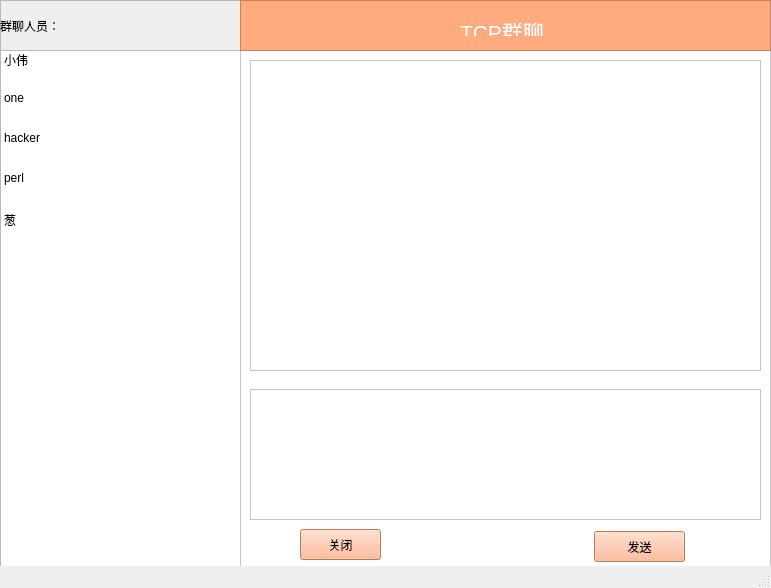
<?xml version="1.0" encoding="UTF-8"?>
<ui version="4.0">
 <class>MainWindow</class>
 <widget class="QMainWindow" name="MainWindow">
  <property name="geometry">
   <rect>
    <x>0</x>
    <y>0</y>
    <width>771</width>
    <height>588</height>
   </rect>
  </property>
  <property name="minimumSize">
   <size>
    <width>771</width>
    <height>585</height>
   </size>
  </property>
  <property name="maximumSize">
   <size>
    <width>771</width>
    <height>588</height>
   </size>
  </property>
  <property name="windowTitle">
   <string>QQ群聊</string>
  </property>
  <property name="windowIcon">
   <iconset>
    <normaloff>image/QQicon.ico</normaloff>image/QQicon.ico</iconset>
  </property>
  <property name="styleSheet">
   <string notr="true"/>
  </property>
  <widget class="QWidget" name="centralwidget">
   <widget class="QFrame" name="frame">
    <property name="geometry">
     <rect>
      <x>0</x>
      <y>0</y>
      <width>241</width>
      <height>571</height>
     </rect>
    </property>
    <property name="styleSheet">
     <string notr="true">background-image: url(:/chatbk/image/qqchatbk.jpg);</string>
    </property>
    <property name="frameShape">
     <enum>QFrame::StyledPanel</enum>
    </property>
    <property name="frameShadow">
     <enum>QFrame::Raised</enum>
    </property>
    <widget class="QListWidget" name="listWidget">
     <property name="geometry">
      <rect>
       <x>0</x>
       <y>50</y>
       <width>241</width>
       <height>521</height>
      </rect>
     </property>
     <property name="iconSize">
      <size>
       <width>40</width>
       <height>40</height>
      </size>
     </property>
     <property name="gridSize">
      <size>
       <width>40</width>
       <height>40</height>
      </size>
     </property>
     <item>
      <property name="text">
       <string>小伟</string>
      </property>
      <property name="icon">
       <iconset resource="frist.qrc">
        <normaloff>:/chatbk/image/chatbk.jpg</normaloff>:/chatbk/image/chatbk.jpg</iconset>
      </property>
     </item>
     <item>
      <property name="text">
       <string>one</string>
      </property>
      <property name="icon">
       <iconset>
        <normaloff>image/qqchat.jpg</normaloff>image/qqchat.jpg</iconset>
      </property>
     </item>
     <item>
      <property name="text">
       <string>hacker</string>
      </property>
      <property name="icon">
       <iconset>
        <normaloff>image/QQicon.ico</normaloff>image/QQicon.ico</iconset>
      </property>
     </item>
     <item>
      <property name="text">
       <string>perl</string>
      </property>
      <property name="icon">
       <iconset>
        <normaloff>image/QQicon.ico</normaloff>image/QQicon.ico</iconset>
      </property>
     </item>
     <item>
      <property name="text">
       <string>葱</string>
      </property>
      <property name="icon">
       <iconset>
        <normaloff>image/qqlogin.jpg</normaloff>image/qqlogin.jpg</iconset>
      </property>
     </item>
    </widget>
    <widget class="QLabel" name="label">
     <property name="geometry">
      <rect>
       <x>0</x>
       <y>10</y>
       <width>241</width>
       <height>31</height>
      </rect>
     </property>
     <property name="text">
      <string>群聊人员：</string>
     </property>
    </widget>
   </widget>
   <widget class="QFrame" name="frame_2">
    <property name="geometry">
     <rect>
      <x>240</x>
      <y>49</y>
      <width>531</width>
      <height>531</height>
     </rect>
    </property>
    <property name="styleSheet">
     <string notr="true">background-color: rgb(255, 255, 255);</string>
    </property>
    <property name="frameShape">
     <enum>QFrame::StyledPanel</enum>
    </property>
    <property name="frameShadow">
     <enum>QFrame::Raised</enum>
    </property>
    <widget class="QTextBrowser" name="textBrowser">
     <property name="geometry">
      <rect>
       <x>10</x>
       <y>11</y>
       <width>511</width>
       <height>311</height>
      </rect>
     </property>
    </widget>
    <widget class="QTextEdit" name="textEdit">
     <property name="geometry">
      <rect>
       <x>10</x>
       <y>340</y>
       <width>511</width>
       <height>131</height>
      </rect>
     </property>
    </widget>
    <widget class="QPushButton" name="pushButton">
     <property name="geometry">
      <rect>
       <x>354</x>
       <y>482</y>
       <width>91</width>
       <height>31</height>
      </rect>
     </property>
     <property name="styleSheet">
      <string notr="true">background-color: rgb(255, 170, 127);</string>
     </property>
     <property name="text">
      <string>发送</string>
     </property>
    </widget>
    <widget class="QPushButton" name="pushButton_2">
     <property name="geometry">
      <rect>
       <x>60</x>
       <y>480</y>
       <width>81</width>
       <height>31</height>
      </rect>
     </property>
     <property name="styleSheet">
      <string notr="true">background-color: rgb(255, 170, 127);</string>
     </property>
     <property name="text">
      <string>关闭</string>
     </property>
    </widget>
   </widget>
   <widget class="QFrame" name="frame_3">
    <property name="geometry">
     <rect>
      <x>240</x>
      <y>0</y>
      <width>531</width>
      <height>51</height>
     </rect>
    </property>
    <property name="styleSheet">
     <string notr="true">background-color: rgb(255, 170, 127);</string>
    </property>
    <property name="frameShape">
     <enum>QFrame::StyledPanel</enum>
    </property>
    <property name="frameShadow">
     <enum>QFrame::Raised</enum>
    </property>
    <widget class="QLabel" name="label_2">
     <property name="geometry">
      <rect>
       <x>220</x>
       <y>15</y>
       <width>101</width>
       <height>21</height>
      </rect>
     </property>
     <property name="styleSheet">
      <string notr="true">color: rgb(255, 255, 255);</string>
     </property>
     <property name="text">
      <string>&lt;html&gt;&lt;head/&gt;&lt;body&gt;&lt;p&gt;&lt;span style=&quot; font-size:16pt;&quot;&gt;TCP群聊&lt;/span&gt;&lt;/p&gt;&lt;/body&gt;&lt;/html&gt;</string>
     </property>
    </widget>
   </widget>
  </widget>
  <widget class="QStatusBar" name="statusbar"/>
 </widget>
 <resources>
  <include location="frist.qrc"/>
 </resources>
 <connections/>
</ui>
